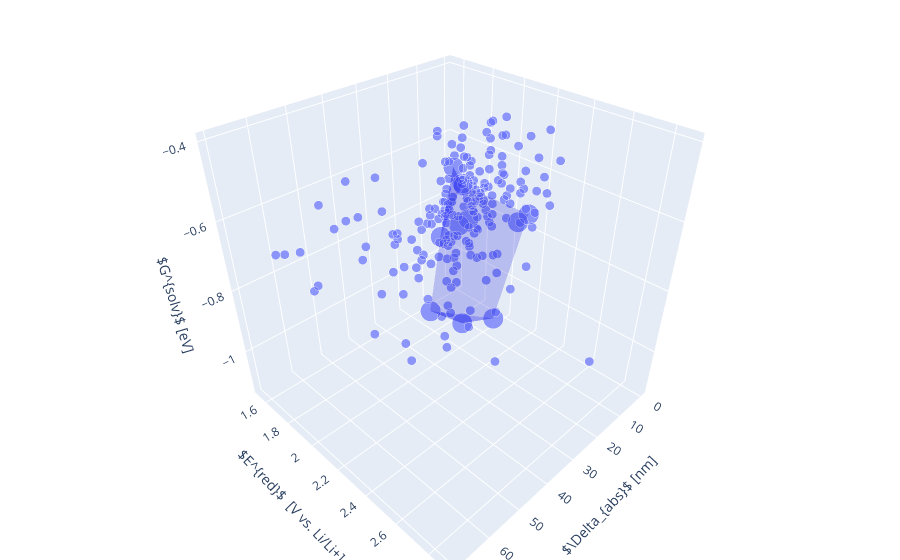

Notebook code cell kept with this figure:
### Code cell
fig = px.scatter_3d(df_chi, x='abs_lam_diff', y='ered', z='gsol', size='size')
pareto_points = df_chi[df_chi['type']=='front']
fig.add_trace(go.Mesh3d(x=pareto_points['abs_lam_diff'].values,
                   y=pareto_points['ered'].values,
                   z=pareto_points['gsol'].values,
                   opacity=0.2,
                   color='blue'
                  ))
fig.update_layout(margin=dict(l=0, r=0, b=0, t=0))

fig.update_scenes(xaxis_title_text=r'$\Delta_{abs}$ [nm]',  
                  yaxis_title_text=r'$E^{red}$  [V vs. Li/Li+]',  
                  zaxis_title_text=r'$G^{solv}$ [eV]',
                  )

# axes[0].set_ylabel(r'$\Delta_{`abs}$ [nm]', fontsize=12)
# axes[1].set_ylabel(r'$E^{red}$  [V vs. Li/Li+]', fontsize=12)
# axes[2].set_ylabel(r'$G^{solv}$ [eV]', fontsize=12)

#fig.write_image("chimera_redoxmers_run.png")
fig.show()

### Figure 1 — Plotly figure (JSON) as saved in the notebook; plotly's stock layout.template omitted (floating-point values rounded to 4 significant figures; data arrays with more than 128 entries replaced by an {"elided": "..."} marker saying what was removed)
{"data": [{"hovertemplate": "abs_lam_diff=%{x}<br>ered=%{y}<br>gsol=%{z}<br>size=%{marker.size}<extra></extra>", "legendgroup": "", "marker": {"color": "#636efa", "size": {"elided": "200 int values"}, "sizemode": "area", "sizeref": 0.025, "symbol": "circle"}, "mode": "markers", "name": "", "scene": "scene", "showlegend": false, "type": "scatter3d", "x": {"elided": "200 float values"}, "y": {"elided": "200 float values"}, "z": {"elided": "200 float values"}}, {"color": "blue", "opacity": 0.2, "type": "mesh3d", "x": [1.89, 0.03, 3.09, 13.31, 3.85, 4.17, 18.97, 8.72, 2.73, 0.37, 0.29], "y": [2.076, 2.115, 1.671, 1.894, 1.639, 1.541, 1.746, 2.05, 1.738, 1.645, 1.651], "z": [-0.7722, -0.7465, -0.869, -1.128, -0.6762, -0.9369, -1.092, -1.088, -0.8337, -0.7414, -0.7469]}], "layout": {"legend": {"itemsizing": "constant", "tracegroupgap": 0}, "margin": {"b": 0, "l": 0, "r": 0, "t": 0}, "scene": {"domain": {"x": [0, 1], "y": [0, 1]}, "xaxis": {"title": {"text": "$\\Delta_{abs}$ [nm]"}}, "yaxis": {"title": {"text": "$E^{red}$  [V vs. Li/Li+]"}}, "zaxis": {"title": {"text": "$G^{solv}$ [eV]"}}}}}
